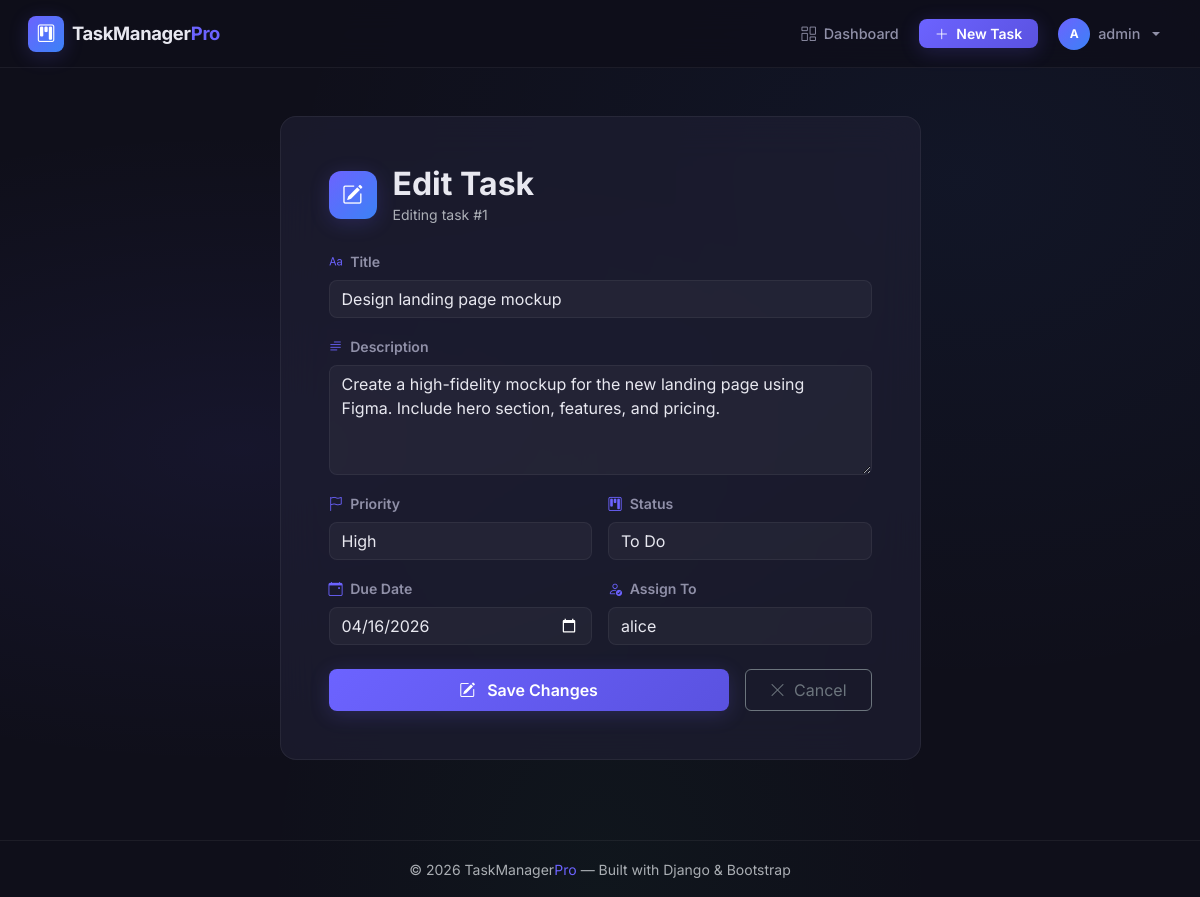
The app's page /task/1/edit/ (signed in) with its own data.
### tasks/models.py (models this page shows, shortened)
class Task(models.Model):
    PRIORITY_LOW = 'low'
    PRIORITY_MEDIUM = 'medium'
    PRIORITY_HIGH = 'high'
    PRIORITY_CHOICES = [
        (PRIORITY_LOW, 'Low'),
        (PRIORITY_MEDIUM, 'Medium'),
        (PRIORITY_HIGH, 'High'),
    ]
    STATUS_TODO = 'todo'
    STATUS_IN_PROGRESS = 'in_progress'
    STATUS_DONE = 'done'
    STATUS_CHOICES = [
        (STATUS_TODO, 'To Do'),
        (STATUS_IN_PROGRESS, 'In Progress'),
        (STATUS_DONE, 'Done'),
    ]
    title = models.CharField(
        max_length=200,
        help_text="Short, descriptive title for the task."
    )
    description = models.TextField(
        blank=True,
        default='',
        help_text="Detailed description of what needs to be done."
    )
    priority = models.CharField(
        max_length=10,
        choices=PRIORITY_CHOICES,
        default=PRIORITY_MEDIUM,
        help_text="Urgency level of the task."
    )
    status = models.CharField(
        max_length=20,
        choices=STATUS_CHOICES,
        default=STATUS_TODO,
        help_text="Current stage in the workflow."
    )
    due_date = models.DateField(
        null=True,
        blank=True,
        help_text="Deadline for the task."
    )
    created_by = models.ForeignKey(
        User,
        on_delete=models.CASCADE,
        related_name='created_tasks',
        help_text="User who created this task."
    )
    assigned_to = models.ForeignKey(
        User,
        on_delete=models.SET_NULL,
        null=True,
        blank=True,
        related_name='assigned_tasks',
        help_text="User responsible for completing this task."
    )
    created_at = models.DateTimeField(auto_now_add=True)
    updated_at = models.DateTimeField(auto_now=True)
    class Meta:
        ordering = ['-created_at']
        verbose_name = 'Task'
        verbose_name_plural = 'Tasks'

### tasks/views.py (the view)
# urls.py: path('task/<int:pk>/edit/', views.task_edit_view, name='task-edit'),
@login_required
def task_edit_view(request, pk):
    task = get_object_or_404(Task, pk=pk)
    if task.created_by != request.user and task.assigned_to != request.user:
        messages.error(request, 'You do not have permission to edit this task.')
        return redirect('dashboard')
    if request.method == 'POST':
        form = TaskForm(request.POST, instance=task)
        if form.is_valid():
            form.save()
            messages.success(request, f'Task "{task.title}" updated successfully!')
            return redirect('dashboard')
    else:
        form = TaskForm(instance=task)
    return render(request, 'tasks/task_form.html', {
        'form': form,
        'title': 'Edit Task',
        'button_text': 'Save Changes',
        'icon': 'bi-pencil-square',
        'task': task,
    })

### templates/tasks/task_form.html (shortened to what this page needs)
{% extends "base.html" %}
{% block content %}
<div class="container py-5">
    <div class="row justify-content-center">
        <div class="col-lg-7">
            <div class="glass-card p-4 p-md-5">
                <div class="d-flex align-items-center gap-3 mb-4">
                    <div class="form-icon">
                        <i class="bi {{ icon }}"></i>
                    </div>
                    <div>
                        <h2 class="fw-bold mb-0">{{ title }}</h2>
                        <p class="text-muted small mb-0">
                            {% if task %}
                                Editing task #{{ task.pk }}
                            {% else %}
                                Fill in the details below to create a new task
                            {% endif %}
                        </p>
                    </div>
                </div>
                <form method="post">
                    <div class="mb-3">
                        <label for="{{ form.title.id_for_label }}" class="form-label fw-semibold">
                            <i class="bi bi-type me-1 text-accent"></i> Title
                        </label>
                        {{ form.title }}
                    </div>
                    <div class="mb-3">
                        <label for="{{ form.description.id_for_label }}" class="form-label fw-semibold">
                            <i class="bi bi-text-paragraph me-1 text-accent"></i> Description
                        </label>
                        {{ form.description }}
                    </div>
                    <div class="row g-3 mb-3">
                        <div class="col-md-6">
                            <label for="{{ form.priority.id_for_label }}" class="form-label fw-semibold">
                                <i class="bi bi-flag me-1 text-accent"></i> Priority
                            </label>
                            {{ form.priority }}
                        </div>
                        <div class="col-md-6">
                            <label for="{{ form.status.id_for_label }}" class="form-label fw-semibold">
                                <i class="bi bi-kanban me-1 text-accent"></i> Status
                            </label>
                            {{ form.status }}
                        </div>
                    </div>
                    <div class="row g-3 mb-4">
                        <div class="col-md-6">
                            <label for="{{ form.due_date.id_for_label }}" class="form-label fw-semibold">
                                <i class="bi bi-calendar-event me-1 text-accent"></i> Due Date
                            </label>
                            {{ form.due_date }}
                        </div>
                        <div class="col-md-6">
                            <label for="{{ form.assigned_to.id_for_label }}" class="form-label fw-semibold">
                                <i class="bi bi-person-check me-1 text-accent"></i> Assign To
                            </label>
                            {{ form.assigned_to }}
                        </div>
                    </div>
                    <div class="d-flex gap-3">
                        <button type="submit" class="btn btn-accent px-4 py-2 fw-semibold flex-fill">
                            <i class="bi {{ icon }} me-2"></i> {{ button_text }}
                        </button>
                        <a href="{% url 'dashboard' %}" class="btn btn-outline-secondary px-4 py-2">
                            <i class="bi bi-x-lg me-1"></i> Cancel
                        </a>
                    </div>
                </form>
            </div>
        </div>
    </div>
</div>
{% endblock %}

### templates/base.html (shortened to what this page needs)
{% load static %}
<!DOCTYPE html>
<html lang="en" data-bs-theme="dark">
<head>
    <link href="https://cdn.jsdelivr.net/npm/bootstrap@5.3.2/dist/css/bootstrap.min.css" rel="stylesheet">
    <link href="https://cdn.jsdelivr.net/npm/bootstrap-icons@1.11.2/font/bootstrap-icons.css" rel="stylesheet">
    <link rel="stylesheet" href="{% static 'css/style.css' %}">
</head>
<body>
    <nav class="navbar navbar-expand-lg sticky-top glass-navbar">
        <div class="container-fluid">
            <a class="navbar-brand d-flex align-items-center gap-2" href="{% url 'dashboard' %}">
                <div class="brand-icon">
                    <i class="bi bi-kanban"></i>
                </div>
                <span class="brand-text">TaskManager<span class="text-accent">Pro</span></span>
            </a>
            <div class="collapse navbar-collapse" id="navbarContent">
                {% if user.is_authenticated %}
                <ul class="navbar-nav ms-auto align-items-center gap-2">
                    <li class="nav-item">
                        <a class="nav-link" href="{% url 'dashboard' %}">
                            <i class="bi bi-columns-gap me-1"></i> Dashboard
                        </a>
                    </li>
                    <li class="nav-item">
                        <a class="btn btn-accent btn-sm px-3" href="{% url 'task-create' %}">
                            <i class="bi bi-plus-lg me-1"></i> New Task
                        </a>
                    </li>
                    <li class="nav-item dropdown">
                        <a class="nav-link dropdown-toggle d-flex align-items-center gap-2"
                           href="#" role="button" data-bs-toggle="dropdown">
                            <div class="user-avatar-sm">
                                {{ user.username|make_list|first|upper }}
                            </div>
                            <span>{{ user.username }}</span>
                        </a>
                    </li>
                </ul>
                {% endif %}
            </div>
        </div>
    </nav>
    <main class="main-content">
        {% block content %}{% endblock %}
    </main>
    <footer class="app-footer text-center py-3">
        <small class="text-muted">
            &copy; 2026 TaskManager<span class="text-accent">Pro</span> — Built with Django & Bootstrap
        </small>
    </footer>
</body>
</html>

### static/css/style.css (style rules this page uses)
:root { --bg-primary: #0f0f1a; --bg-secondary: #161625; --bg-card: rgba(30, 30, 50, 0.7); --bg-card-hover: rgba(40, 40, 65, 0.8); --bg-glass: rgba(255, 255, 255, 0.04); --bg-glass-hover: rgba(255, 255, 255, 0.08); --accent: #6c63ff; --accent-hover: #7b73ff; --accent-glow: rgba(108, 99, 255, 0.3); --accent-subtle: rgba(108, 99, 255, 0.15); --text-primary: #e8e8f0; --text-secondary: #9090a8; --text-muted: #66667a; --border-color: rgba(255, 255, 255, 0.06); --border-accent: rgba(108, 99, 255, 0.3); --todo-color: #6c757d; --progress-color: #3b82f6; --done-color: #22c55e; --shadow-sm: 0 2px 8px rgba(0, 0, 0, 0.3); --shadow-md: 0 4px 20px rgba(0, 0, 0, 0.4); --shadow-lg: 0 8px 40px rgba(0, 0, 0, 0.5); --shadow-accent: 0 4px 20px rgba(108, 99, 255, 0.2); --radius-sm: 8px; --radius-md: 12px; --radius-lg: 16px; --radius-xl: 20px; --transition-fast: 0.15s ease; --transition-normal: 0.25s ease; --transition-slow: 0.4s cubic-bezier(0.4, 0, 0.2, 1); }
*, *::before, *::after { box-sizing: border-box; }
body { font-family: 'Inter', -apple-system, BlinkMacSystemFont, 'Segoe UI', sans-serif; background: var(--bg-primary); color: var(--text-primary); min-height: 100vh; overflow-x: hidden; background-image: radial-gradient(ellipse at 20% 50%, rgba(108, 99, 255, 0.08) 0%, transparent 50%), radial-gradient(ellipse at 80% 20%, rgba(59, 130, 246, 0.06) 0%, transparent 50%), radial-gradient(ellipse at 50% 100%, rgba(34, 197, 94, 0.04) 0%, transparent 40%); background-attachment: fixed; }
.glass-card { background: var(--bg-card); border: 1px solid var(--border-color); border-radius: var(--radius-lg); backdrop-filter: blur(20px); -webkit-backdrop-filter: blur(20px); transition: all var(--transition-normal); }
.glass-navbar { background: rgba(15, 15, 26, 0.85) !important; border-bottom: 1px solid var(--border-color); backdrop-filter: blur(20px); -webkit-backdrop-filter: blur(20px); padding: 0.6rem 1rem; z-index: 1030; }
.brand-icon { width: 36px; height: 36px; background: linear-gradient(135deg, var(--accent), #3b82f6); border-radius: var(--radius-sm); display: flex; align-items: center; justify-content: center; font-size: 1.1rem; color: white; box-shadow: var(--shadow-accent); }
.brand-text { font-size: 1.15rem; font-weight: 700; letter-spacing: -0.02em; color: var(--text-primary); }
.text-accent { color: var(--accent) !important; }
.nav-link { color: var(--text-secondary) !important; font-weight: 500; font-size: 0.9rem; padding: 0.5rem 0.75rem !important; border-radius: var(--radius-sm); transition: all var(--transition-fast); }
.btn-accent { background: linear-gradient(135deg, var(--accent), #5a52e0); border: none; color: white; font-weight: 600; border-radius: var(--radius-sm); transition: all var(--transition-normal); box-shadow: var(--shadow-accent); }
.user-avatar-sm { width: 32px; height: 32px; border-radius: 50%; background: linear-gradient(135deg, var(--accent), #3b82f6); display: flex; align-items: center; justify-content: center; font-size: 0.75rem; font-weight: 700; color: white; flex-shrink: 0; }
.form-icon { width: 48px; height: 48px; background: linear-gradient(135deg, var(--accent), #3b82f6); border-radius: var(--radius-md); display: flex; align-items: center; justify-content: center; font-size: 1.3rem; color: white; box-shadow: var(--shadow-accent); flex-shrink: 0; }
.app-footer { border-top: 1px solid var(--border-color); margin-top: 2rem; }
.main-content { min-height: calc(100vh - 160px); }
.form-control, .form-select { background: var(--bg-glass) !important; border: 1px solid var(--border-color) !important; color: var(--text-primary) !important; border-radius: var(--radius-sm) !important; }
.form-label { color: var(--text-secondary); font-size: 0.88rem; }
.form-select option { background: var(--bg-secondary); color: var(--text-primary); }

### records on screen
Task: pk "1", title "Design landing page mockup", description "Create a high-fidelity mockup for the new landing page using Figma. Include hero section, features, and pricing.", priority "High", status "To Do", due_date "04/16/2026", assigned_to "alice"

### other values on screen
{{ user.username|make_list|first|upper }} "A"
{{ user.username }} "admin"
{{ title }} "Edit Task"
{{ button_text }} "Save Changes"
